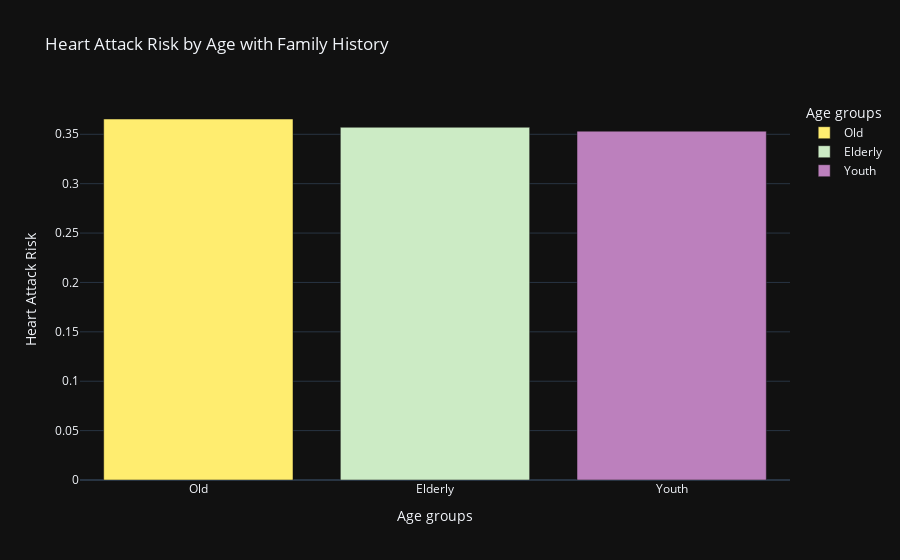

The code cell stored with this chart in its notebook:
### Code cell
px.bar(l,x='Age groups',y='Heart Attack Risk',color='Age groups',title='Heart Attack Risk by Age with Family History',color_discrete_sequence=px.colors.qualitative.Set3_r,template='plotly_dark')

### Figure 1 — Plotly figure (JSON) as saved in the notebook; plotly's stock layout.template omitted (floating-point values rounded to 4 significant figures)
{"data": [{"alignmentgroup": "True", "hovertemplate": "Age groups=%{x}<br>Heart Attack Risk=%{y}<extra></extra>", "legendgroup": "Old", "marker": {"color": "rgb(255,237,111)", "pattern": {"shape": ""}}, "name": "Old", "offsetgroup": "Old", "orientation": "v", "showlegend": true, "textposition": "auto", "type": "bar", "x": ["Old"], "xaxis": "x", "y": [0.3655], "yaxis": "y"}, {"alignmentgroup": "True", "hovertemplate": "Age groups=%{x}<br>Heart Attack Risk=%{y}<extra></extra>", "legendgroup": "Elderly", "marker": {"color": "rgb(204,235,197)", "pattern": {"shape": ""}}, "name": "Elderly", "offsetgroup": "Elderly", "orientation": "v", "showlegend": true, "textposition": "auto", "type": "bar", "x": ["Elderly"], "xaxis": "x", "y": [0.3571], "yaxis": "y"}, {"alignmentgroup": "True", "hovertemplate": "Age groups=%{x}<br>Heart Attack Risk=%{y}<extra></extra>", "legendgroup": "Youth", "marker": {"color": "rgb(188,128,189)", "pattern": {"shape": ""}}, "name": "Youth", "offsetgroup": "Youth", "orientation": "v", "showlegend": true, "textposition": "auto", "type": "bar", "x": ["Youth"], "xaxis": "x", "y": [0.3532], "yaxis": "y"}], "layout": {"barmode": "relative", "legend": {"title": {"text": "Age groups"}, "tracegroupgap": 0}, "title": {"text": "Heart Attack Risk by Age with Family History"}, "xaxis": {"anchor": "y", "categoryarray": ["Old", "Elderly", "Youth"], "categoryorder": "array", "domain": [0, 1], "title": {"text": "Age groups"}}, "yaxis": {"anchor": "x", "domain": [0, 1], "title": {"text": "Heart Attack Risk"}}}}
